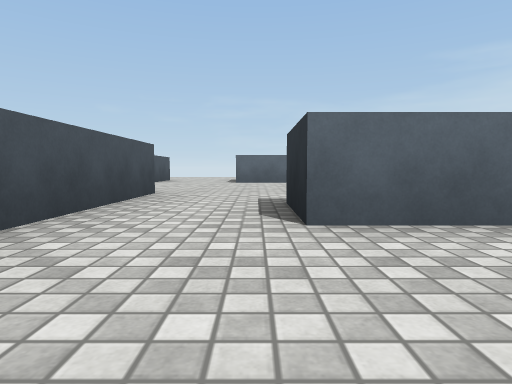
View 1 (above)

19 first-person views from a walk through a 3-D level made in the Unity game engine. The camera is 0.32 m above the floor, tilts 4° down and sees 75° across. The floor is counted in squares, 1 m on a side. Each view is taken from the middle of a square. On the plan, view 1 faces up. The plan holds only what a view shows up to about 9 squares ahead; the rest is blank. Surface patterns are stand-ins for the level's own textures.

View 2
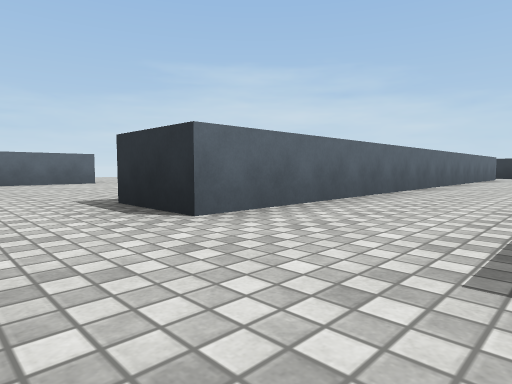

View 3
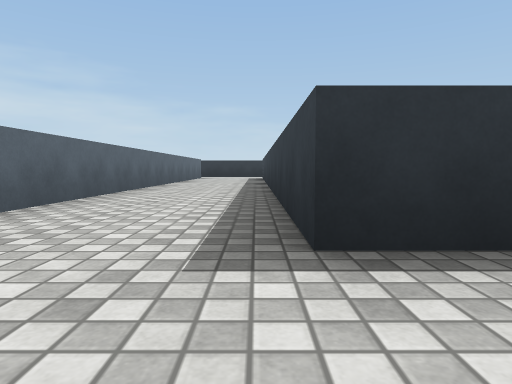

View 4
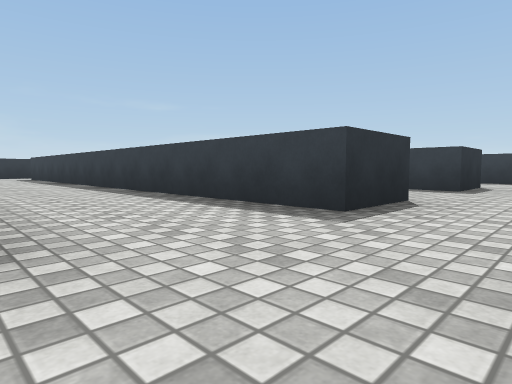

View 5
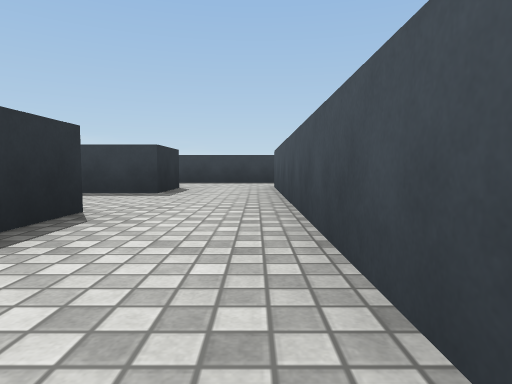

View 6
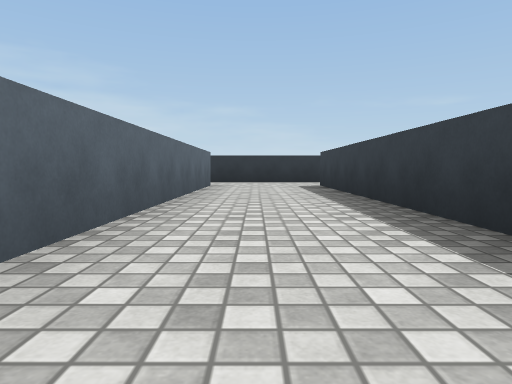

View 7
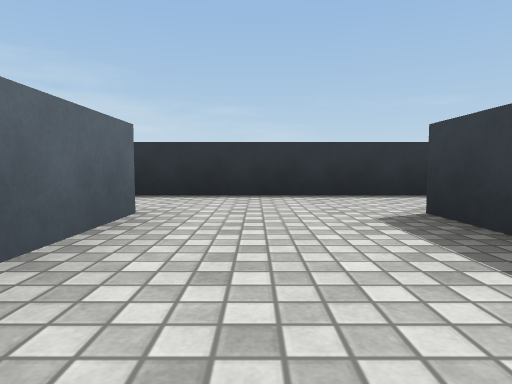

View 8
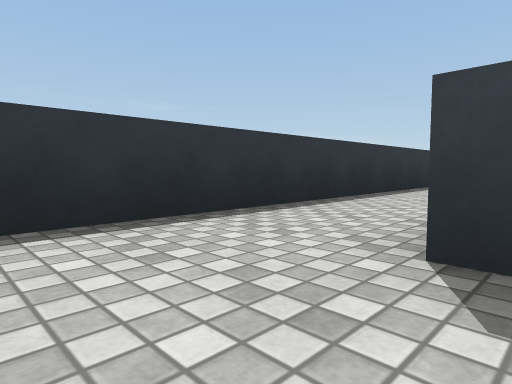

View 9
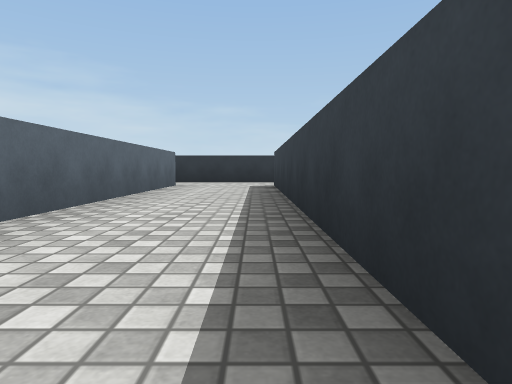

View 10
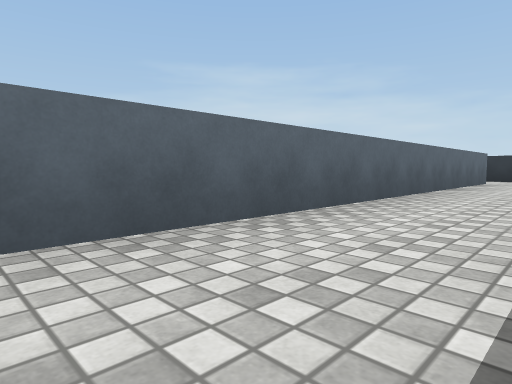

View 11
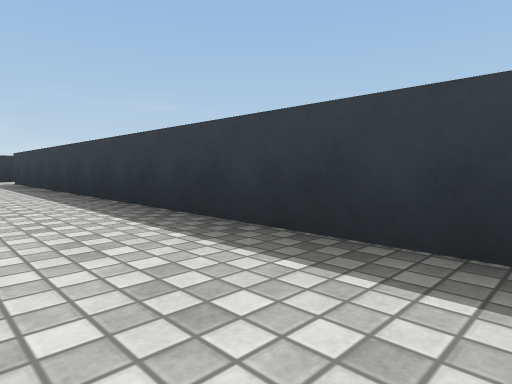

View 12
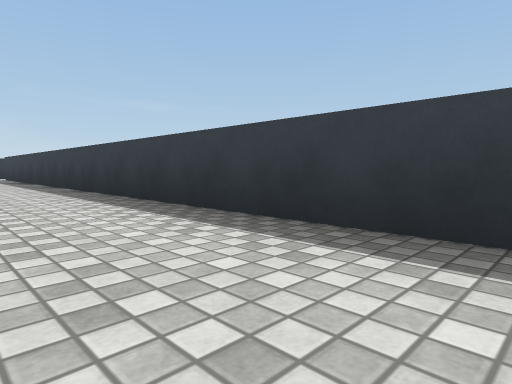

View 13
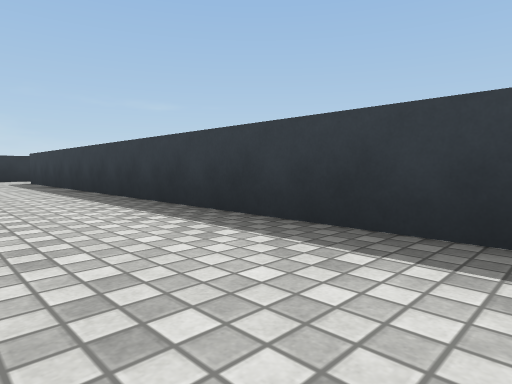

View 14
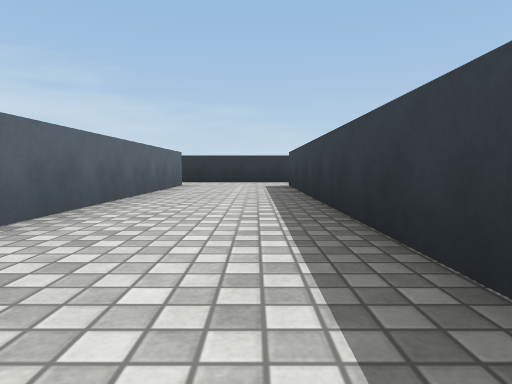

View 15
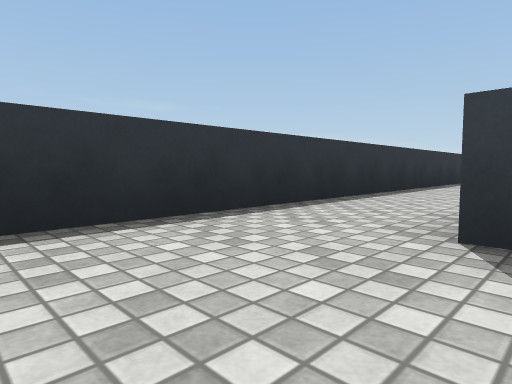

View 16
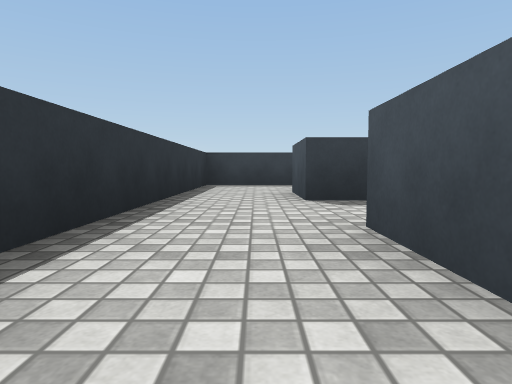

View 17
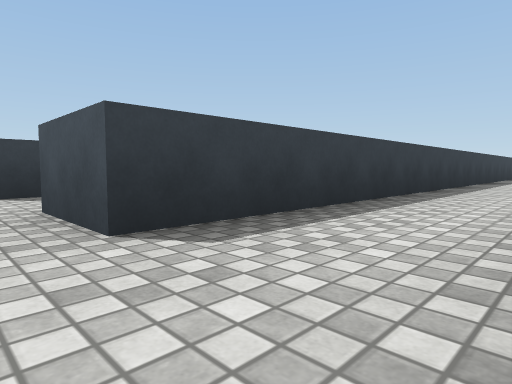

View 18
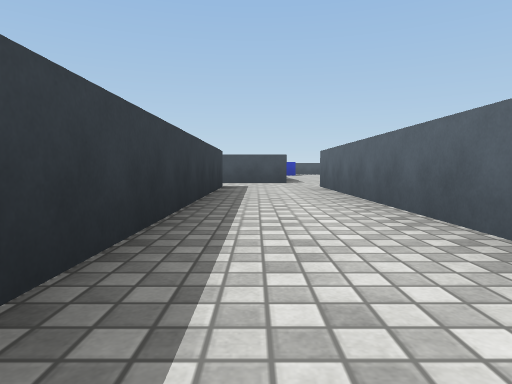

View 19
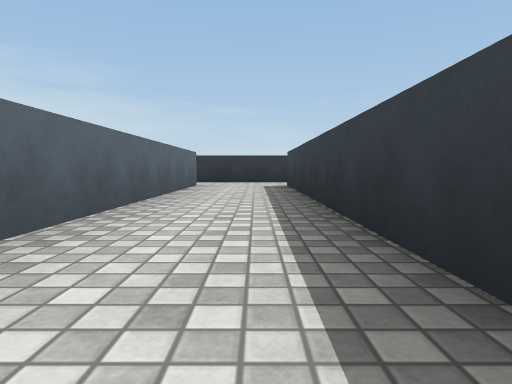

### Floor plan
Points are (right, up) in squares from view 1. A wall is a line through its corners. A room is listed if a view was taken in it or the views show most of it. See-through windows are left out.
Room 1 (views 1, 2, 3, 5, 6, 7, 8)
walls: (0.3, -1.5) (0.3, -0.2) (10.5, -0.2); (-1.3, 1.4) (-1.3, -1.6); (10.5, 1.9) (0.3, 1.9); (12, -1.5) (12, 1.5)
ways out: opening at (-0.5, 2.5) to room 2; opening at (11, 2.5) to room 2; opening at (-0.5, -0.5) to room 3; opening at (11, -0.5) to room 3
Room 2 (view 4)
walls: (-1.3, 4.4) (-1.3, 1.4); (0.3, 1.9) (0.3, 3.1); (-3.5, -8.2) (-3.5, -9.8); (12, 1.5) (12, 2.5)
ways out: opening at (-0.5, 2.5) to room 1; opening at (11, 2.5) to room 1; opening at (-3, -9) to room 5; opening at (-3, -10.5)
objects: block (-4, 8) to (-3, 9); block (0, 8) to (1, 9)
Room 3 (views 9, 10, 11)
walls: (0.3, -4.6) (0.3, -3.3) (10.5, -3.3); (10.5, -1.5) (2.1, -1.5); (-1.3, -1.6) (-1.3, -4.8); (12, -4.5) (12, -1.5)
ways out: opening at (-0.5, -0.5) to room 1; opening at (11, -0.5) to room 1; opening at (-0.5, -4) to room 4; opening at (11, -4) to room 4
Room 4 (views 12, 13, 14, 15, 17)
walls: (10.4, -4.6) (5.8, -4.6); (-1.5, -6.6) (10.5, -6.6); (12, -8.5) (12, -4.5)
ways out: opening at (-0.5, -4) to room 3; opening at (11, -4) to room 3; opening at (11, -7.5) to room 5
Room 5 (views 16, 18, 19)
walls: (2.6, -7.9) (-2, -7.9); (10.5, -7.9) (5.4, -7.9); (-2, -9.6) (10.4, -9.6) (10.4, -10.9); (12, -11.5) (12, -8.5)
ways out: opening at (-3, -9) to room 2; opening at (11, -7.5) to room 4; opening at (11, -10.5)

Positions as (right, up) in squares from view 1, and headings:
1: (0, 0), facing up
2: (-1, 0), facing up-right
3: (-1, 0), facing right
4: (-1, 2), facing down-right
5: (-1, 1), facing down
6: (4, 1), facing right
7: (8, 1), facing right
8: (10, 1), facing down-right
9: (4, -3), facing right
10: (2, -3), facing up-right
11: (2, -2), facing down-right
12: (-1, -5), facing down-right
13: (2, -5), facing down-right
14: (4, -6), facing right
15: (10, -5), facing down-right
16: (11, -9), facing down
17: (11, -8), facing down-left
18: (4, -9), facing left
19: (4, -9), facing right
